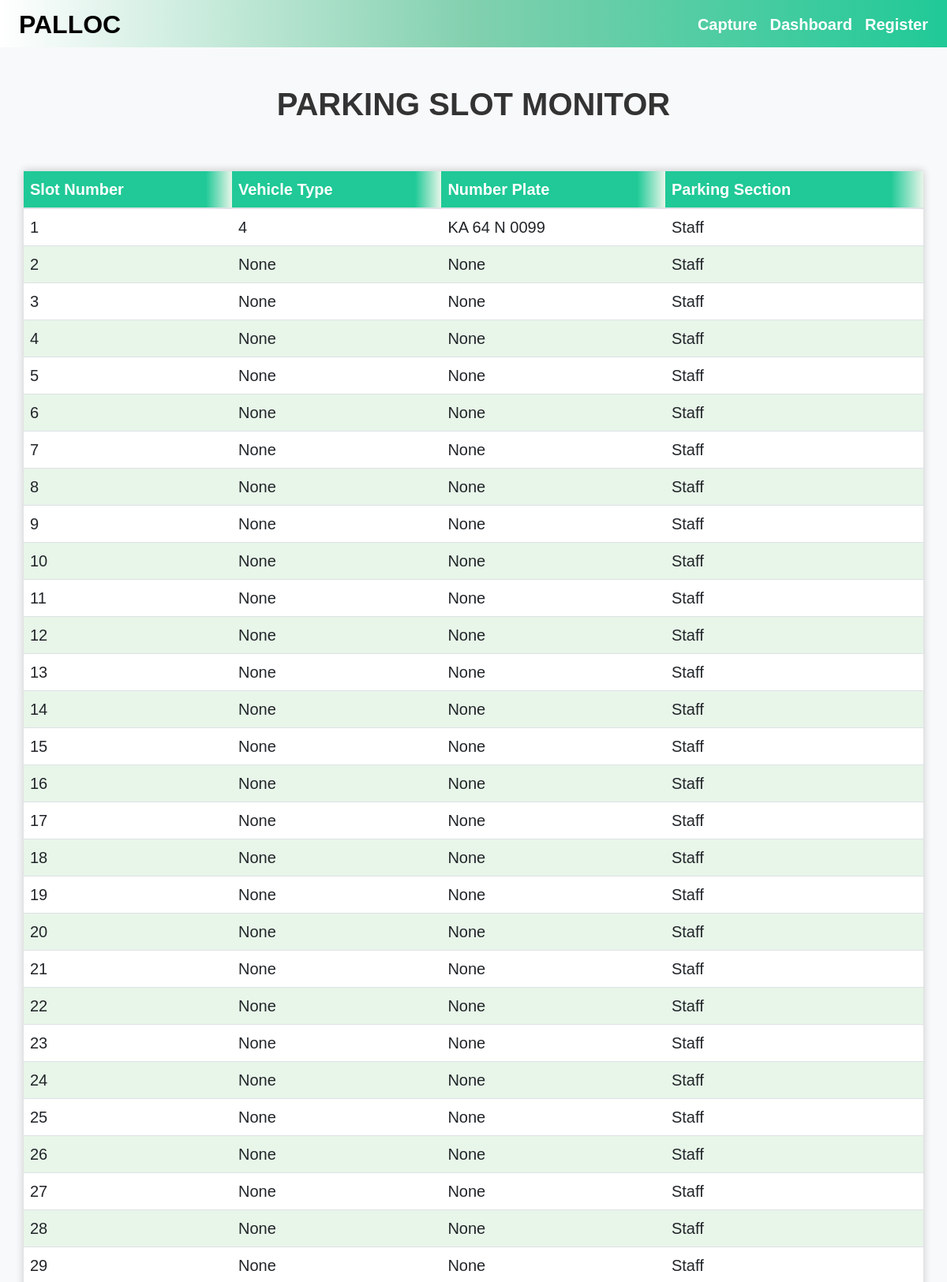
The page /display (upper part) on the database its author committed.
### app.py (models this page shows)
class Slot(db.Model):
    id = db.Column(db.Integer, unique=True, nullable=False, primary_key=True)
    status = db.Column(db.Boolean)
    priority = db.Column(db.String(20))
    vehicle_type = db.Column(db.String(50))
    plate = db.Column(db.String(50))

### app.py (the view)
@app.route("/display" , methods=["GET" , "POST"])
def display():
    data = db.session.query(Slot).all()
    return render_template("Dashboard.html" , data=data)

### templates/Dashboard.html (shortened to what this page needs)
<!DOCTYPE html>
<html>
<head>
    <link rel="stylesheet" href="https://maxcdn.bootstrapcdn.com/bootstrap/4.5.2/css/bootstrap.min.css">
    <link href="https://cdn.jsdelivr.net/npm/bootstrap@5.2.3/dist/css/bootstrap.min.css" rel="stylesheet">
</head>
<body>
    <nav class="navbar navbar-expand-lg navbar-light bg-dark" style="max-height: 60px;">
    <div class="px-4">
        <h2 class="text-black h2"><b>PALLOC</b></h2>
    </div>
    <div class="flex-grow-1 d-flex justify-content-end with-margin">
    <div class="px-3">
        <ul class="navbar-nav">
            <li class="nav-item">
                <a class="nav-link" href="/"><h5 class="text-white h5"><b>Capture</b></h5></a>
            </li>
            <li class="nav-item">
                <a class="nav-link" href="#"><h5 class="text-white h5"><b>Dashboard</b></h5></a>
            </li>
            <li class="nav-item">
                <a class="nav-link" href="/register"><h5 class="text-white h5"><b>Register</b></h5></a>
            </li>
        </ul>
    </div></div>
</nav>
    <div class="py-5">
    <h1><b>PARKING SLOT MONITOR</b></h1></div>
<div class="container mt-1">
    <div class="row no-gutters justify-content-center">
            <table class="table">
                <thead class="thead">
                    <tr>
                        <th scope="col">Slot Number</th>
                        <th scope="col">Vehicle Type</th>
                        <th scope="col">Number Plate</th>
                        <th scope="col">Parking Section</th>
                    </tr>
                </thead>
                <tbody>
                    {% for record in data %}
                        <tr>
                            <td>{{ record.id }}</td>
                            <td>{{ record.vehicle_type }}</td>
                            <td>{{ record.plate }}</td>
                            <td>{{ record.priority }}</td>
                        </tr>
                    {% endfor %}
                </tbody>
            </table>
        </div>
    </div>
</body>
</html>

### templates/Dashboard.html (style rules this page uses)
body { font-family: Arial, sans-serif; background-color: #f8f9fa; margin: 0; padding: 0; }
h1 { text-align: center; color: #333; }
table { width: 80%; border-collapse: collapse; margin-top: 5px; background-color: #fff; box-shadow: 0px 0px 10px rgba(0, 0, 0, 0.2); border: 1px green; }
th, td { padding: 10px; text-align: left; font-size: 20px; }
th { background-image: linear-gradient(90deg, #20c997, #20c997, #20c997, #20c997, #20c997, #20c997, #20c997, #20c997, #E8F5E9); color: #fff; }
tr:nth-child(even) { background-color: #E8F5E9; }
.navbar h2,li { margin-top: 10px; }
.navbar { background-image: linear-gradient(270deg,#20c997, #81D0AE, white); }

### rows shown on the page
Slot: id "1", vehicle_type "4", plate "KA 64 N 0099", priority "Staff"
Slot: id "2", vehicle_type "None", plate "None", priority "Staff"
Slot: id "3", vehicle_type "None", plate "None", priority "Staff"
Slot: id "4", vehicle_type "None", plate "None", priority "Staff"
Slot: id "5", vehicle_type "None", plate "None", priority "Staff"
Slot: id "6", vehicle_type "None", plate "None", priority "Staff"
Slot: id "7", vehicle_type "None", plate "None", priority "Staff"
Slot: id "8", vehicle_type "None", plate "None", priority "Staff"
Slot: id "9", vehicle_type "None", plate "None", priority "Staff"
Slot: id "10", vehicle_type "None", plate "None", priority "Staff"
Slot: id "11", vehicle_type "None", plate "None", priority "Staff"
Slot: id "12", vehicle_type "None", plate "None", priority "Staff"
Slot: id "13", vehicle_type "None", plate "None", priority "Staff"
Slot: id "14", vehicle_type "None", plate "None", priority "Staff"
Slot: id "15", vehicle_type "None", plate "None", priority "Staff"
Slot: id "16", vehicle_type "None", plate "None", priority "Staff"
Slot: id "17", vehicle_type "None", plate "None", priority "Staff"
Slot: id "18", vehicle_type "None", plate "None", priority "Staff"
Slot: id "19", vehicle_type "None", plate "None", priority "Staff"
Slot: id "20", vehicle_type "None", plate "None", priority "Staff"
Slot: id "21", vehicle_type "None", plate "None", priority "Staff"
Slot: id "22", vehicle_type "None", plate "None", priority "Staff"
Slot: id "23", vehicle_type "None", plate "None", priority "Staff"
Slot: id "24", vehicle_type "None", plate "None", priority "Staff"
Slot: id "25", vehicle_type "None", plate "None", priority "Staff"
Slot: id "26", vehicle_type "None", plate "None", priority "Staff"
Slot: id "27", vehicle_type "None", plate "None", priority "Staff"
Slot: id "28", vehicle_type "None", plate "None", priority "Staff"
Slot: id "29", vehicle_type "None", plate "None", priority "Staff"
